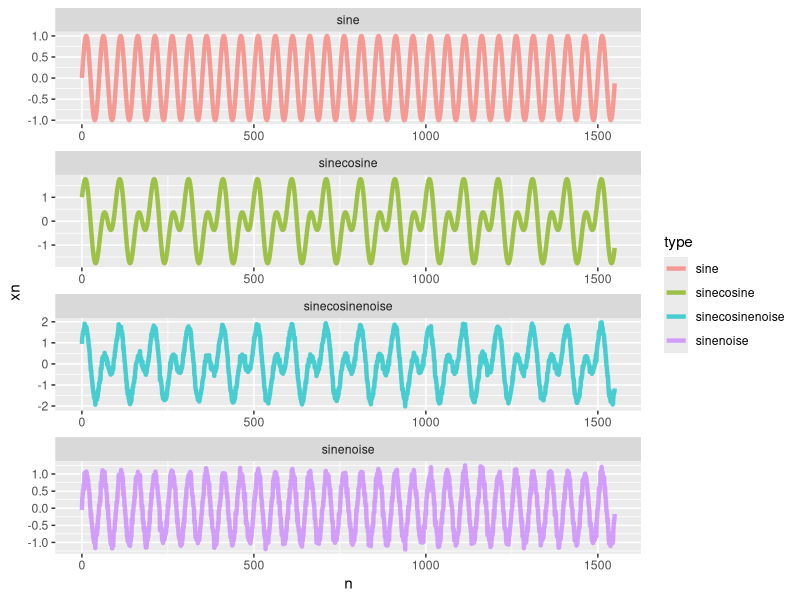

This figure's R source:
#+++++++++++++++++++++++++++++++++++++++++++++++++++++++++++++++++++++++++++++++
#
#
# FileName:
#
#
#
#
#@article{England2007,
#         author = {England, Scott A. and Granata, Kevin P.},
#         title = {{The influence of gait speed on local dynamic stability of walking}}
#}
#
#
#+++++++++++++++++++++++++++++++++++++++++++++++++++++++++++++++++++++++++++++++
# Miguel P. Xochicale [http://mxochicale.github.io]
# Doctoral Researcher in Human-Robot Interaction
# University of Birmingham, U.K. (2014-2018)
#+++++++++++++++++++++++++++++++++++++++++++++++++++++++++++++++++++++++++++++++



#################
# Start the clock!
start.time <- Sys.time()


### Load libraries
library(data.table)
library(ggplot2)


################################################################################
# (1) Defining paths for main_path, r_scripts_path, ..., etc.
r_scripts_path <- getwd()


freq1 <- 1;
period1 <- 1 / freq1;
w1 <- 2 * pi * freq1;

freq2 <- 1/2;
period2 <- 1 / freq2;
w2 <- 2 * pi * freq2;

phase <- 0

sampling_frequency <- 50
timeinterval     <- 31         # measuring time interval (seconds)
nT       <- seq(0,timeinterval-1/sampling_frequency, 1/sampling_frequency ) # vector of sampling time-points (s)

noise <- rnorm( length(nT), 0, .1)



sin_ts <- data.table(
    n=0:(length(nT)-1),
    nT=nT,
    xn=sin(w1*nT + phase)
    )
sin_ts <- cbind(type="sine",sin_ts) # Addind type column


sinnoise_ts <- data.table(
    n=0:(length(nT)-1),
    nT=nT,
    xn=sin(w1*nT + phase) + noise
    )
sinnoise_ts <- cbind(type="sinenoise",sinnoise_ts) # Addind type column


sincos_ts <- data.table(
    n=0:(length(nT)-1),
    nT=nT,
    xn=sin(w1*nT + phase) +  cos(w2*nT + phase)
    )
sincos_ts <- cbind(type="sinecosine",sincos_ts) # Addind type column



sincosnoise_ts <- data.table(
    n=0:(length(nT)-1),
    nT=nT,
    xn=sin(w1*nT + phase) +  cos(w2*nT + phase) + noise
    )
sincosnoise_ts <- cbind(type="sinecosinenoise",sincosnoise_ts) # Addind type column



pts <- rbind(sin_ts, sinnoise_ts, sincos_ts, sincosnoise_ts)


################################################################################
## Plotting time series
plotting <- ggplot(pts) +
   geom_line(aes(x=n,y=xn, col=type),lwd = 1.5,alpha=0.7)+
   facet_wrap(~type, scales = 'free', nrow = 4)
   theme_bw(20)


dev.new(xpos=1000,ypos=200,width=20, height=8)
plot(plotting)


# write.table(ts, "periodic.dt", row.name=FALSE)





#################
# Stop the clock!
end.time <- Sys.time()
end.time - start.time

################################################################################
setwd(r_scripts_path) ## go back to the r-script source path
